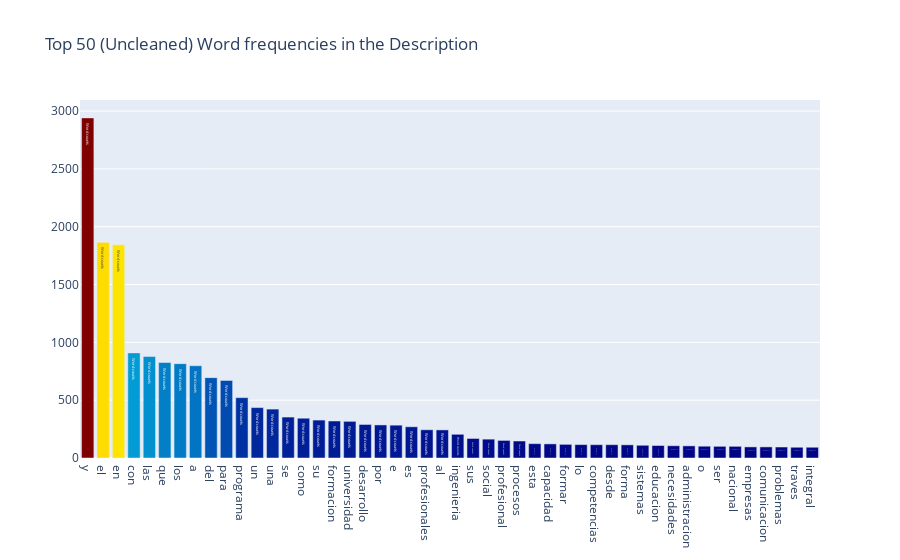

Here is the notebook cell this chart was saved with:
### Code cell
all_words = df1['description'].str.split(expand=True).unstack().value_counts()
data = [go.Bar(
            x = all_words.index.values[2:50],
            y = all_words.values[2:50],
            marker= dict(colorscale='Jet',
                         color = all_words.values[2:100]
                        ),
            text='Word counts'
    )]

layout = go.Layout(
    title='Top 50 (Uncleaned) Word frequencies in the Description'
)

fig = go.Figure(data=data, layout=layout)

py.iplot(fig, filename='basic-bar')

### Figure 1 — Plotly figure (JSON) as saved in the notebook; plotly's stock layout.template omitted (floating-point values rounded to 4 significant figures)
{"data": [{"marker": {"color": [2941, 1865, 1844, 909, 878, 826, 816, 798, 695, 671, 522, 436, 423, 354, 344, 328, 320, 317, 290, 286, 284, 270, 244, 243, 205, 169, 163, 152, 147, 124, 122, 118, 116, 115, 115, 114, 110, 108, 106, 105, 102, 101, 101, 96, 96, 95, 93, 93, 90, 86, 86, 84, 84, 83, 82, 81, 81, 81, 78, 78, 77, 75, 75, 73, 73, 72, 71, 71, 71, 70, 69, 69, 68, 67, 66, 65, 64, 64, 64, 62, 61, 60, 60, 59, 59, 58, 57, 56, 56, 55, 54, 54, 54, 54, 52, 51, 51, 50], "colorscale": [[0, "rgb(0,0,131)"], [0.2, "rgb(0,60,170)"], [0.4, "rgb(5,255,255)"], [0.6, "rgb(255,255,0)"], [0.8, "rgb(250,0,0)"], [1, "rgb(128,0,0)"]]}, "text": "Word counts", "type": "bar", "x": ["y", "el", "en", "con", "las", "que", "los", "a", "del", "para", "programa", "un", "una", "se", "como", "su", "formacion", "universidad", "desarrollo", "por", "e", "es", "profesionales", "al", "ingenieria", "sus", "social", "profesional", "procesos", "esta", "capacidad", "formar", "lo", "competencias", "desde", "forma", "sistemas", "educacion", "necesidades", "administracion", "o", "ser", "nacional", "empresas", "comunicacion", "problemas", "traves", "integral"], "y": [2941, 1865, 1844, 909, 878, 826, 816, 798, 695, 671, 522, 436, 423, 354, 344, 328, 320, 317, 290, 286, 284, 270, 244, 243, 205, 169, 163, 152, 147, 124, 122, 118, 116, 115, 115, 114, 110, 108, 106, 105, 102, 101, 101, 96, 96, 95, 93, 93]}], "layout": {"title": {"text": "Top 50 (Uncleaned) Word frequencies in the Description"}}}
